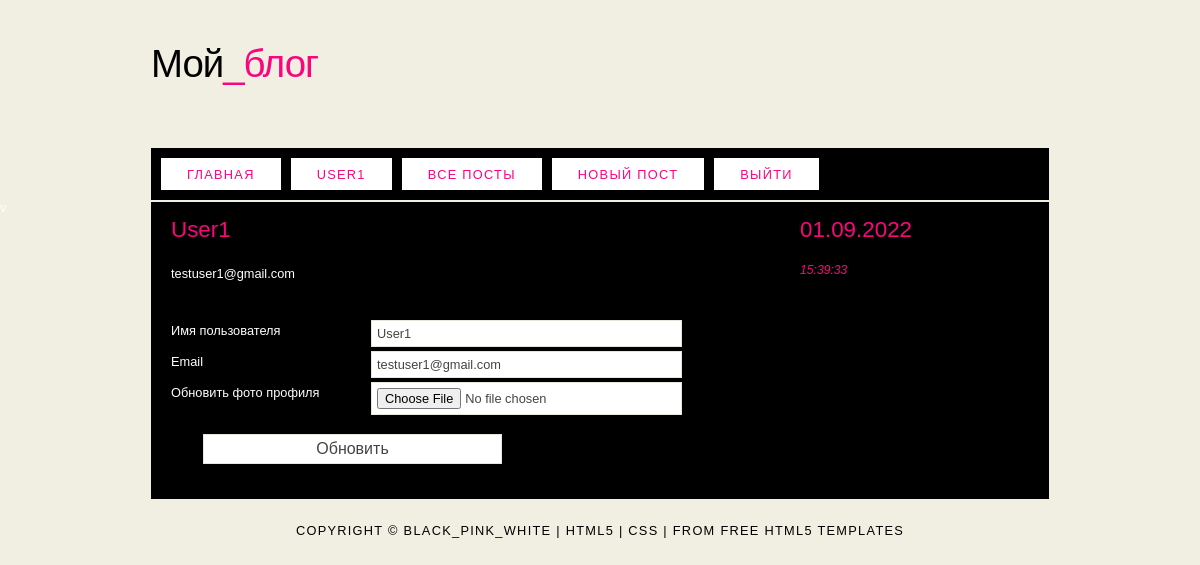
Page /account (signed in) on the committed database.
### flask_blog/models.py (models this page shows, shortened)
class User(db.Model, UserMixin):
    id = db.Column(db.Integer, primary_key=True)
    username = db.Column(db.String(20), unique=True, nullable=False)
    email = db.Column(db.String(120), unique=True, nullable=False)
    image_file = db.Column(db.String(20), nullable=False,
                           default='default.png')
    password = db.Column(db.String(60), nullable=False)
    posts = db.relationship('Post', backref='author', lazy=True)

### flask_blog/users/routes.py (the view)
@users.route("/account", methods=['GET', 'POST'])
@login_required
def account():
    form = UpdateAccountForm()
    if form.validate_on_submit():
        if form.picture.data:
            picture_file = save_picture(form.picture.data)
            current_user.image_file = picture_file
        current_user.username = form.username.data
        current_user.email = form.email.data
        db.session.commit()
        flash('Ваш аккаунт был обновлен!', 'success')
        return redirect(url_for('users.account'))
    elif request.method == 'GET':
        form.username.data = current_user.username
        form.email.data = current_user.email
        page = request.args.get('page', 1, type=int)
        user = User.query.filter_by(username=form.username.data).first_or_404()
        posts = Post.query.filter_by(author=user) \
            .order_by(Post.date_posted.desc()) \
            .paginate(page=page, per_page=5)
    image_file = url_for('static', filename='profile_pics/' +
                                            current_user.image_file)
    return render_template('account.html', title='Аккаунт',
                           image_file=image_file, form=form, posts=posts,
                           user=user)

### flask_blog/users/forms.py (shortened to what this page needs)
class UpdateAccountForm(FlaskForm):
    username = StringField('Имя пользователя',
                           validators=[DataRequired(),
                                       Length(min=2, max=20)])
    email = StringField('Email',
                        validators=[DataRequired(), Email()])
    picture = FileField('Обновить фото профиля',
                        validators=[FileAllowed(['jpg', 'png'])])
    submit = SubmitField('Обновить')

### flask_blog/models.py (called while the page is built)
@login_manager.user_loader
def load_user(user_id):
    return User.query.get(int(user_id))

### flask_blog/templates/account.html (shortened to what this page needs)
{% extends "layout.html" %}
{% block content %}
<h2 class="account-heading">{{ current_user.username }}</h2>
<p class="text-secondary">{{ current_user.email }}</p>
<form action="#" method="post">
    <div class="form_settings">
        <p><span>{{ form.username.label }}</span>
            {% if form.username.errors %}
            {{ form.username }}
        <p>
            {% for error in form.username.errors %}
            <span>{{ error }}</span>
            {% endfor %}
        </p>
        {% else %}
        {{ form.username }}
        {% endif %}
        </p>
        <p><span>{{ form.email.label }}</span>
            {% if form.email.errors %}
            {{ form.email }}
        <p>
            {% for error in form.email.errors %}
            <span>{{ error }}</span>
            {% endfor %}
        </p>
        {% else %}
        {{ form.email }}
        {% endif %}
        </p>
        <p><span>{{ form.picture.label }}</span>
            {% if form.picture.errors %}
            {{ form.picture }}
        <p>
            {% for error in form.picture.errors %}
            <span>{{ error }}</span>
            {% endfor %}
        </p>
        {% else %}
        {{ form.picture }}
        {% endif %}
        </p>
        <div class="sub">
            {{ form.submit }}
        </div>
    </div>
</form>
{% endblock content %}

### flask_blog/templates/layout.html (shortened to what this page needs)
<!DOCTYPE HTML>
<html>
<head>
  <link rel="stylesheet" type="text/css" href="{{ url_for('static', filename='main.css') }}">
</head>
<body>
  <div id="main">
    <div id="header">
      <div id="logo">
        <div id="logo_text">
          <h1><a href="{{url_for('main.home') }}">Мой<span class="logo_colour">_блог</span></a></h1>
          <h2></h2>
        </div>
      </div>
      <div id="menubar">
        <ul id="menu">
          <li class="selected"><a href="{{url_for('main.home') }}">Главная</a></li>
          {% if current_user.is_authenticated %}
          <li class="selected"><a href="{{url_for('users.account') }}">{{ current_user.username }}</a></li>
          <li class="selected"><a href="{{url_for('posts.allpost') }}">Все посты</a></li>
          <li class="selected"><a href="{{url_for('posts.new_post') }}">Новый пост</a></li>
          <li class="selected"><a href="{{url_for('users.logout') }}">Выйти</a></li>
          {% else %}
          <li class="selected"><a href="{{url_for('users.login') }}">Войти</a></li>
          <li class="selected"><a href="{{url_for('users.register') }}">Регистрация</a></li>
          {% endif %}
        </ul>
      </div>
    </div>
    <div id="site_content">
      <div class="sidebar">
        <h3 id="data-time">Ошибка вывода даты</h3>
        <h5 id="clock-time">Ошибка вывода времени</h5>
      </div>
      <div id="content">
        {% block content %}{% endblock content %}
        </div>
    </div>
    <div id="footer">
      Copyright &copy; black_pink_white | <a href="http://validator.w3.org/check?uri=referer">HTML5</a> | <a
        href="http://jigsaw.w3.org/css-validator/check/referer">CSS</a> | from <a
        href="http://www.html5webtemplates.co.uk">free HTML5 templates</a>
    </div>
  </div>
</body>
</html>

### flask_blog/static/main.css (style rules this page uses)
html { height: 100%; }
* { margin: 0; padding: 0; }
body { font: normal .80em 'trebuchet ms', arial, sans-serif; background: #F0EFE2 url(background.png) repeat; color: #FFF; }
p { padding: 0 0 20px 0; line-height: 1.7em; }
h1, h2, h3, h4, h5, h6 { font: normal 175% 'century gothic', arial, sans-serif; color: #FA057E; margin: 0 0 15px 0; padding: 15px 0 5px 0; }
h2 { font: normal 175% 'century gothic', arial, sans-serif; }
h4, h5, h6 { margin: 0; padding: 0 0 5px 0; font: normal 120% arial, sans-serif; }
h5, h6 { font: italic 95% arial, sans-serif; padding: 0 0 15px 0; }
a, a:hover { outline: none; text-decoration: underline; color: #FFF; }
ul { margin: 2px 0 22px 17px; }
ul li { list-style-type: circle; margin: 0 0 6px 0; padding: 0 0 4px 5px; }
#main, #logo, #menubar, #site_content, #footer { margin-left: auto; margin-right: auto; }
#header { background: transparent; height: 202px; }
#logo { width: 898px; position: relative; height: 148px; }
#logo #logo_text { position: absolute; top: 20px; left: 0; }
#logo h1, #logo h2 { font: normal 300% 'century gothic', arial, sans-serif; border-bottom: 0; text-transform: none; margin: 0; }
#logo_text h1, #logo_text h1 a, #logo_text h1 a:hover { padding: 22px 0 0 0; color: #000; letter-spacing: -1px; text-decoration: none; }
#logo_text h1 a .logo_colour { color: #FA057E; }
#logo_text h2 { font-size: 100%; padding: 4px 0 0 0; color: #000; }
#menubar { width: 898px; height: 52px; padding: 0; background: #000; }
ul#menu, ul#menu li { float: left; margin: 0; padding: 0; }
ul#menu li { list-style: none; }
ul#menu li a { letter-spacing: 0.1em; font: normal 100% arial, sans-serif; display: block; float: left; height: 17px; margin: 10px 0 0 10px; padding: 9px 26px 6px 26px; text-align: center; color: #FFF; text-transform: uppercase; text-decoration: none; background: transparent; }
ul#menu li a:hover, ul#menu li.selected a, ul#menu li.selected a:hover { color: #FA057E; background: #fff; }
#site_content { width: 854px; overflow: hidden; margin: 0 auto 0 auto; padding: 0 24px 20px 20px; background: #000; }
.sidebar { float: right; width: 210px; padding: 0 15px 20px 15px; }
#content { text-align: left; float: left; width: 595px; padding: 0; }
#footer { width: 898px; font: normal 100% 'lucida sans unicode', arial, sans-serif; height: 33px; padding: 24px 0 5px 0; text-align: center; background: transparent; color: #000; text-transform: uppercase; letter-spacing: 0.1em; }
#footer a { color: #000; text-decoration: none; }
.form_settings { margin: 15px 0 0 0; }
.form_settings p { padding: 0 0 4px 0; }
.form_settings span { float: left; width: 200px; text-align: left; }
.form_settings input, .form_settings textarea { padding: 5px; width: 299px; font: 100% arial; border: 1px solid #E5E5DB; background: #FFF; color: #47433F; }

### flask_blog/templates/account.html (style rules this page uses)
.sub { padding: 15px 32px; text-align: center; text-decoration: none; display: inline-block; font-size: 16px; }

### rows in the picture
User: username "USER1", username "User1", email "testuser1@gmail.com"
